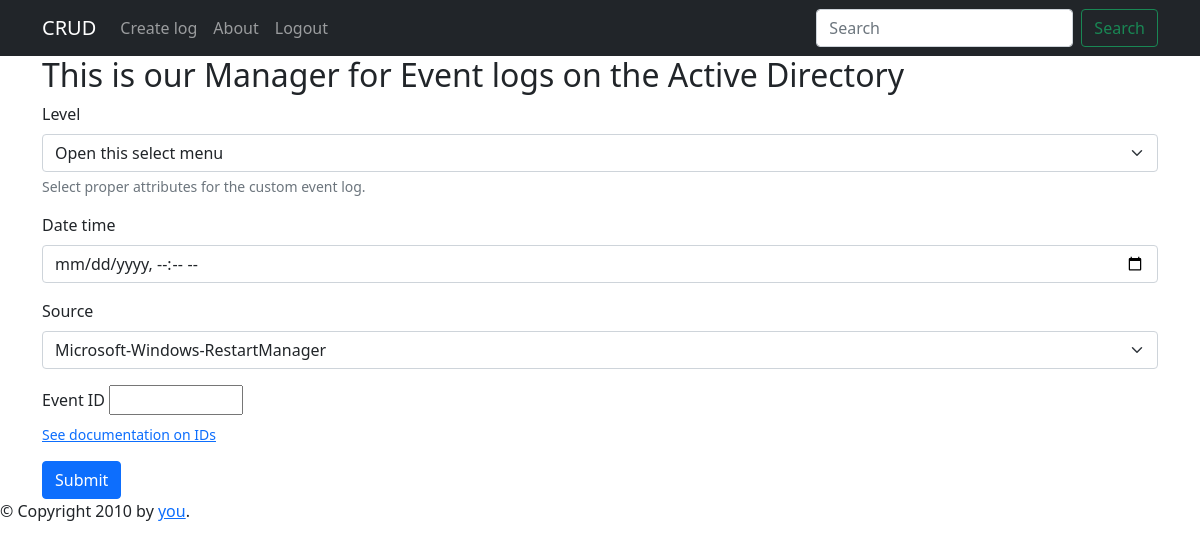
The page /data/1/update (signed in) on the database as committed earlier.
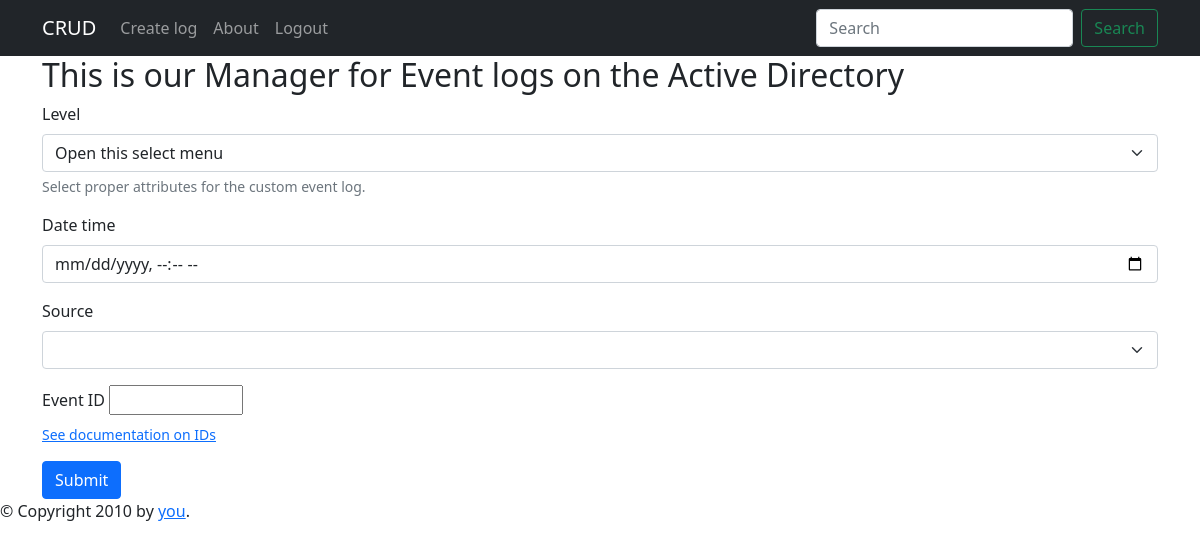
The same page on the database as committed later.
### models.py (models this page shows, shortened)
class Events_model(db.Model):
    __tablename__ = 'event_errors'
    id = db.Column(db.Integer, primary_key=True)
    level = db.Column(db.String(80))
    date_time = db.Column(db.DateTime, default=datetime.utcnow)
    source = db.Column(db.String(80))
    event_id = db.Column(db.Integer())

### app.py (the view, shortened to what this page needs)
@app.route('/data/<int:id>/update',methods = ['GET','POST'])
@login_required
def update(id):
    application_log = Events_model.query.filter_by(id=id).first()
    return render_template('update.html', application_log = application_log)

### app.py (called while the page is built)
@login_manager.user_loader
def load_user(user_id):
    return User.query.get(int(user_id))

### templates/update.html (shortened to what this page needs)
{% extends "base.html" %}
{% block content %}
<div class="container">
    <h2> This is our Manager for Event logs on the Active Directory</h2>
</div>
<div class = "container">
  <form name="Item_1" action="/data/{{application_log.id}}/update" method="POST">
    <div class="mb-3">
      <label for="exampleInputEmail1" class="form-label">Level</label>
      <select class="form-select" aria-label="Default select example" name = "level">
          <option selected>Open this select menu</option>
      </select>
      <div id="emailHelp" class="form-text">Select proper attributes for the custom event log.</div>
    </div>
    <div class="mb-3">
      <label for="exampleInputPassword1" class="form-label">Date time</label>
      <input type="datetime-local" id="meeting-time"
       name="date_time"
       min="2018-06-07T00:00" max="2028-06-14T00:00"
       class="form-control" id="exampleInputPassword1">
    </div>
    <div class="mb-3">
      <label for="exampleInputEmail1" class="form-label">Source</label>
      <select class="form-select" aria-label="Default select example" name = "source">
        <option selected>{{application_log.source}}</option>
        <option type = "text" name="source" value="Security">Security</option>
      </select>
    </div>
    <div class="mb-3">
      <label for="event_id" class="form-label">Event ID</label>
      <input type="number" id="event_id" name="event_id"
       min="0" max="1000000">
      <div  id="emailHelp" class="form-text"><a href="https://docs.microsoft.com/en-us/windows/security/threat-protection/windows-defender-application-control/event-id-explanations"> See documentation on IDs</a></div>
    </div>
    <button type="submit" class="btn btn-primary">Submit</button>
  </form>
</div>
{% endblock %}

Rows that differ between the two databases and show on the page:
removed Events_model: source "Microsoft-Windows-RestartManager"
